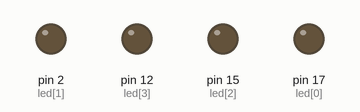
This sketch was run on a simulated Arduino Uno, built with avr-gcc and run on an emulated ATmega328P. Parts: output pins drawn as LEDs (lit = HIGH).

Above: at 0.02 s.
At 0.25 s:
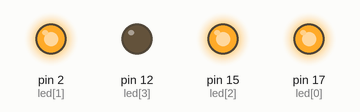
At 0.82 s:
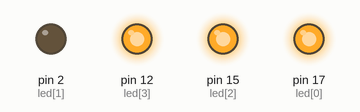
At 1.38 s:
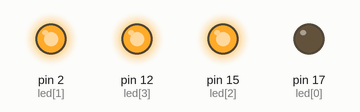
At 1.94 s:
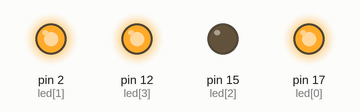
At 2.5 s:
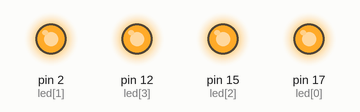
Timing chart, 0 to 3.0 s (numbered marks = the images above):
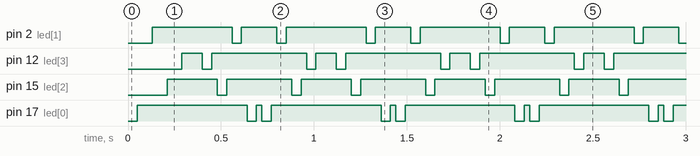

The sketch:

lab4-3.ino
```cpp
int led[]={17,2,15,12};

void setup(){
  pinMode(led[0],OUTPUT);
  pinMode(led[1],OUTPUT);
  pinMode(led[2],OUTPUT);
  pinMode(led[3],OUTPUT);
}

void loop(){
  for( int i=0; i<4; i++){
    digitalWrite(led[i],LOW);
    delay(50);
    digitalWrite(led[i],HIGH);
    delay(30);
  }
  for( int i=4; i>=0; i--){
    digitalWrite(led[i],LOW);
    delay(50);
    digitalWrite(led[i],HIGH);
    delay(30);
  }
}
```

Measured:
- by itself, pin 2 (led[1]): repeats every 0.72 s: LOW 0.05 s, HIGH 0.19 s, LOW 0.05 s, HIGH 0.43 s
- by itself, pin 12 (led[3]): repeats every 0.72 s: LOW 0.05 s, HIGH 0.51 s, LOW 0.05 s, HIGH 0.11 s
- by itself, pin 15 (led[2]): alternates HIGH for 0.31 s and LOW for 0.05 s
- by itself, pin 17 (led[0]): repeats every 0.72 s: LOW 0.05 s, HIGH 0.03 s, LOW 0.05 s, HIGH 0.59 s
